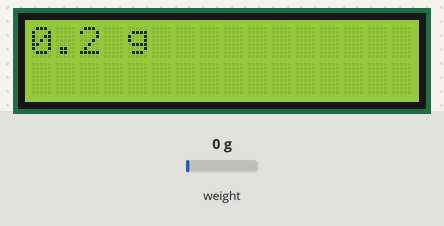
This sketch was run on a simulated Arduino Uno, built with avr-gcc and run on an emulated ATmega328P. Shown: 16×2 character LCD. The test bench sets the inputs (shaded band); at power-on: weight on the scale 0 g. What the sketch prints to the serial monitor is not drawn.

Above: at 9.0 s.
9.1 s: weight on the scale set to 100 g
At 11.0 s:
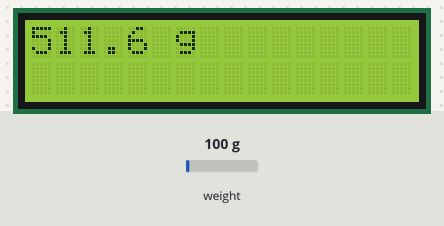
11.6 s: weight on the scale set to 1250 g
At 12.4 s:
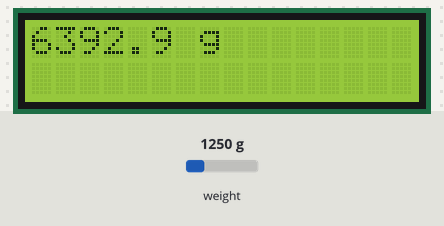
13.3 s: weight on the scale set to 2500 g
At 13.8 s:
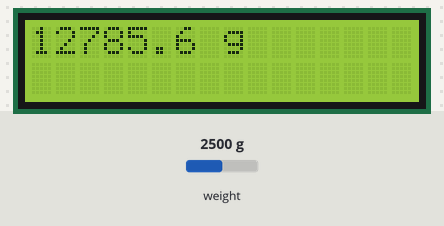
Timing chart, 0 to 16.3 s (numbered marks = the images above; inputs shaded):
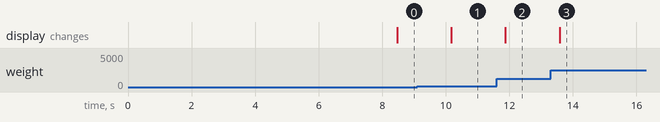

The sketch:

HX711Serial.ino
```cpp
#include "HX711.h"
#include <LiquidCrystal.h>

// HX711.DOUT	- pin #A1
// HX711.PD_SCK	- pin #A0

// LCD.RS - pin 8
// LCD.En - pin 9
// LCD.D4 - pin 4
// LCD.D5 - pin 5
// LCD.D6 - pin 6
// LCD.D7 - pin 7

LiquidCrystal lcd(8, 9, 4, 5, 6, 7);
HX711 scale(A3, A2);		// parameter "gain" is ommited; the default value 128 is used by the library

float x = 5.11415525114155;

void setup() {
  Serial.begin(38400);
  lcd.begin(16, 2);
  Serial.println("HX711 Demo");

  Serial.println("Before setting up the scale:");
  Serial.print("read: \t\t");
  Serial.println(scale.read());			// print a raw reading from the ADC

  Serial.print("read average: \t\t");
  Serial.println(scale.read_average(20));  	// print the average of 20 readings from the ADC

  Serial.print("get value: \t\t");
  Serial.println(scale.get_value(5));		// print the average of 5 readings from the ADC minus the tare weight (not set yet)

  Serial.print("get units: \t\t");
  Serial.println(scale.get_units(5), 1);	// print the average of 5 readings from the ADC minus tare weight (not set) divided
						// by the SCALE parameter (not set yet)

  scale.set_scale(2280.f);                      // this value is obtained by calibrating the scale with known weights; see the README for details
  scale.tare();				        // reset the scale to 0

  Serial.println("After setting up the scale:");

  Serial.print("read: \t\t");
  Serial.println(scale.read());                 // print a raw reading from the ADC

  Serial.print("read average: \t\t");
  Serial.println(scale.read_average(20));       // print the average of 20 readings from the ADC

  Serial.print("get value: \t\t");
  Serial.println(scale.get_value(5));		// print the average of 5 readings from the ADC minus the tare weight, set with tare()

  Serial.print("get units: \t\t");
  Serial.println(scale.get_units(5), 1);        // print the average of 5 readings from the ADC minus tare weight, divided
						// by the SCALE parameter set with set_scale

  Serial.println("Readings:");
}

void loop() {
  Serial.print("one reading:\t");
  Serial.print(scale.get_units()*x+0.2, 1);
  Serial.print("\t| average:\t");
  Serial.println(scale.get_units(10), 1);

  lcd.setCursor(0, 0);
  lcd.print(scale.get_units()*x+0.2, 1);
  lcd.print(" g");
  lcd.print("       ");

  scale.power_down();			        // put the ADC in sleep mode
  delay(500);
  scale.power_up();
}
```

Measured:
- after the input at 9.1 s, the display: changes after 1.1 s (image 1)
- after the input at 11.6 s, the display: changes after 0.28 s (image 2)
- after the input at 13.3 s, the display: changes after 0.28 s (image 3)
